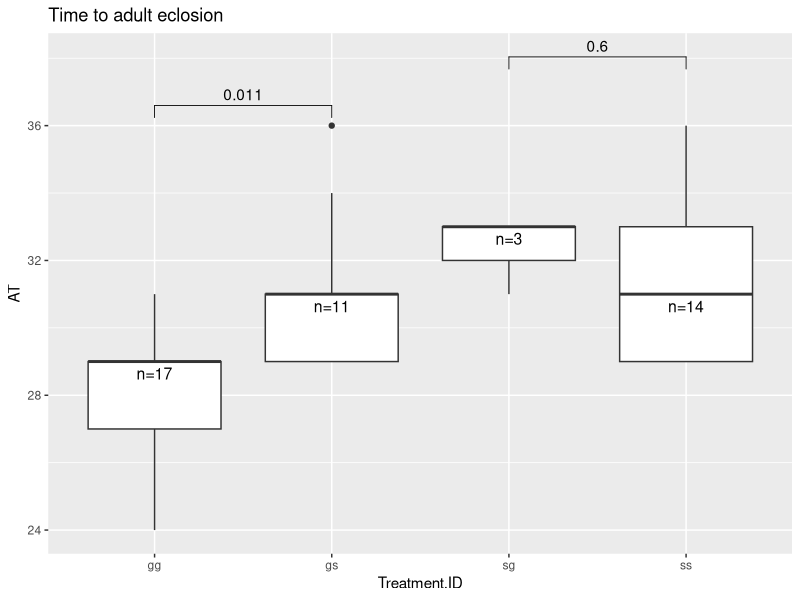
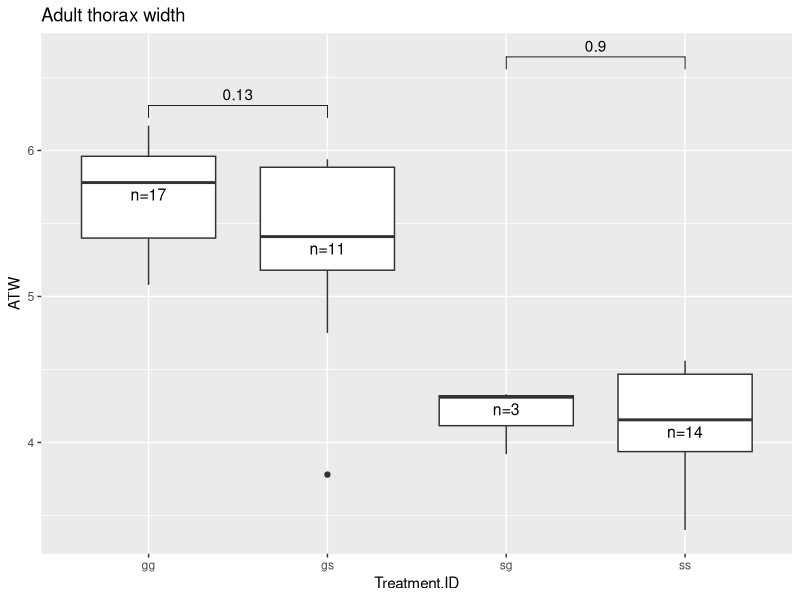
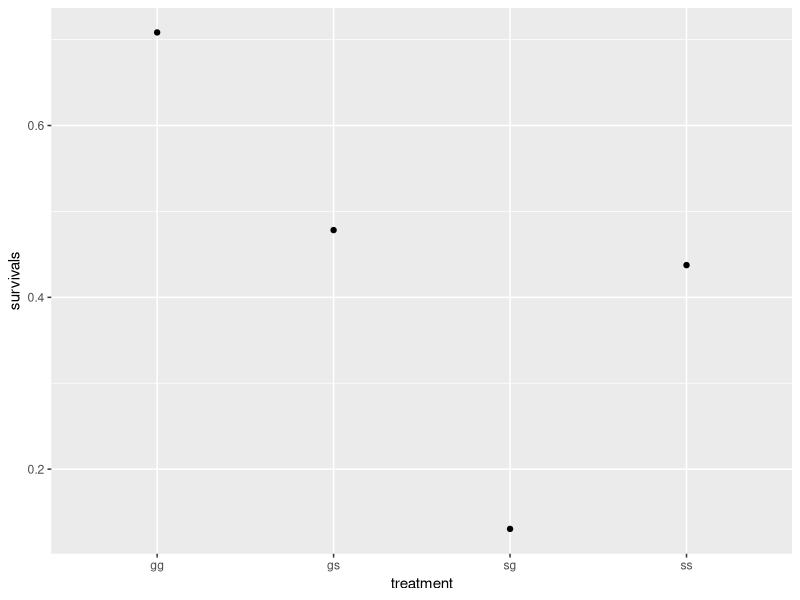
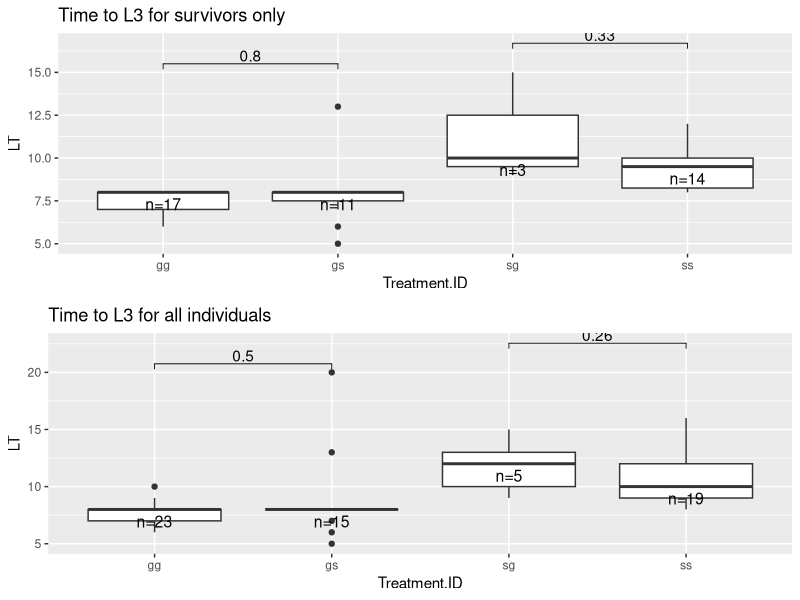
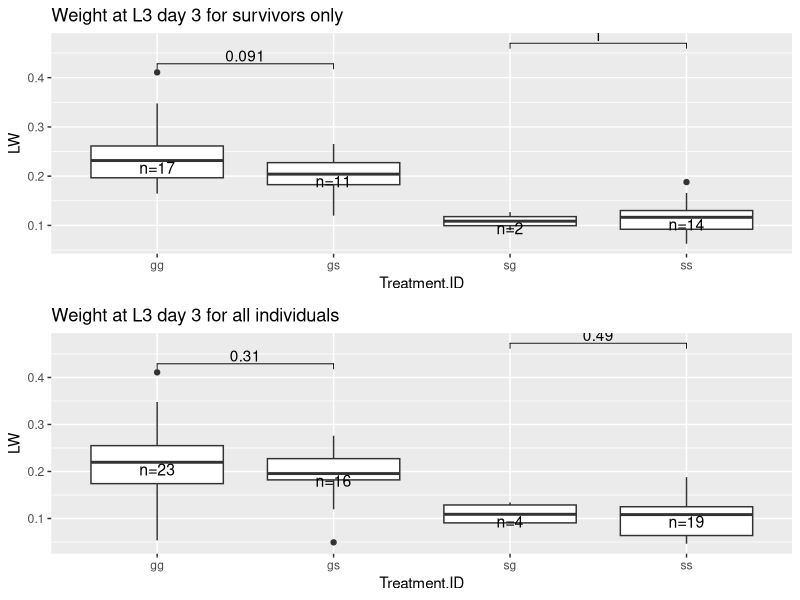
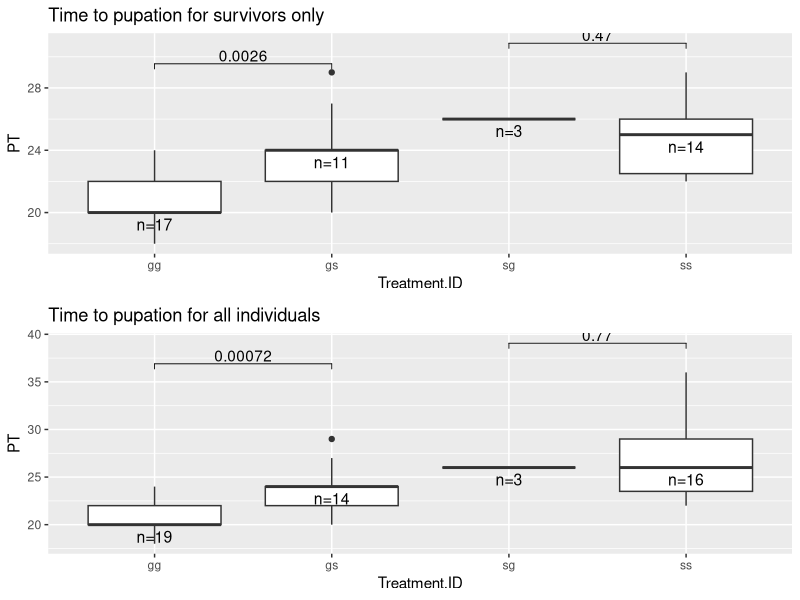
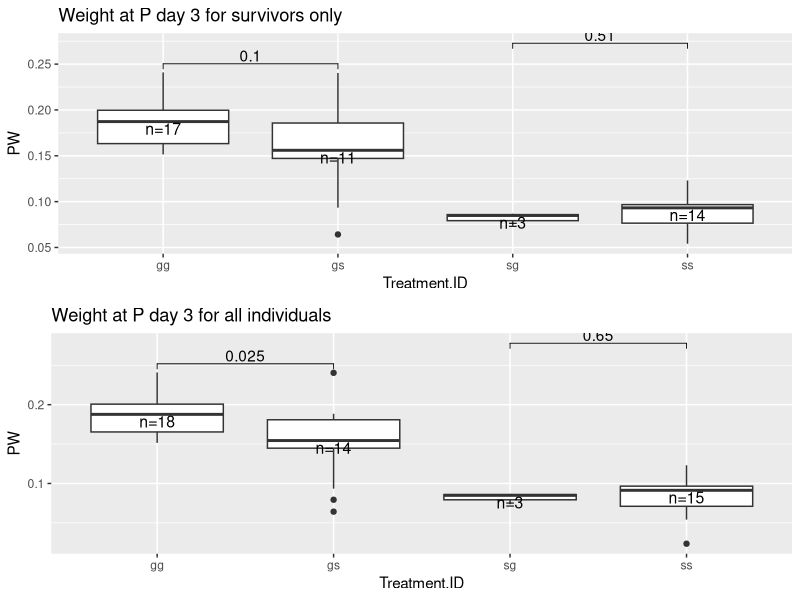

The R source for these figures, in order:
library(ggpubr)
library(gridExtra)

setwd("/media/Datas/Research/")

swap.orig <- read.csv("Microbiome swap data - Sheet1.csv")


treatments <- swap.orig$Treatment.ID

dead <- swap.orig[swap.orig$Dead. == "y",]
alive <- swap.orig[swap.orig$Dead. == "",]

alive$Treatment.ID <- as.factor(alive$Treatment.ID)
alive$LT <- as.numeric(alive$LT)


gg <- swap.orig[swap.orig$Treatment.ID == "gg",]

gs <- swap.orig[swap.orig$Treatment.ID == "gs",]

ss <- swap.orig[swap.orig$Treatment.ID == "ss",]

sg <- swap.orig[swap.orig$Treatment.ID == "sg",]


gg.survival <- (nrow(gg) - (sum(gg$Dead. == "y"))) / nrow(gg)

gs.survival <- (nrow(gs) - (sum(gs$Dead. == "y"))) / nrow(gs)

ss.survival <- (nrow(ss) - (sum(ss$Dead. == "y"))) / nrow(ss)

sg.survival <- (nrow(sg) - (sum(sg$Dead. == "y"))) / nrow(sg)

survivals <- c(gg.survival,gs.survival,ss.survival,sg.survival)
survivals <- as.data.frame(survivals)
survivals$treatment <- c("gg", "gs", "ss", "sg")
survivals



fun_length <- function(x){
  return(data.frame(y=median(x),label= paste0("n=", length(x))))
}


# Analyses done with "living" individuals only

a <- ggplot(alive, aes(x = Treatment.ID, y = LT)) + geom_boxplot() + stat_compare_means(method = "wilcox.test", comparisons = list(c("gg","gs"), c("sg","ss"))) +
  stat_summary(aes(x=factor(Treatment.ID)), position=position_dodge(.9), fun.data = fun_length,  geom = "text",
               vjust = +1.5, size = 4) + labs(title = "Time to L3 for survivors only")

c <- ggplot(alive, aes(x = Treatment.ID, y = LW)) + geom_boxplot() + stat_compare_means(method = "wilcox.test", comparisons = list(c("gg","gs"), c("sg","ss"))) +
  stat_summary(aes(x=factor(Treatment.ID)), position=position_dodge(.9), fun.data = fun_length,  geom = "text",
               vjust = +1.1, size = 4) + labs(title = "Weight at L3 day 3 for survivors only")

e <- ggplot(alive, aes(x = Treatment.ID, y = PT)) + geom_boxplot() + stat_compare_means(method = "wilcox.test", comparisons = list(c("gg","gs"), c("sg","ss"))) +
  stat_summary(aes(x=factor(Treatment.ID)), position=position_dodge(.9), fun.data = fun_length,  geom = "text",
               vjust = +1.5, size = 4) + labs(title = "Time to pupation for survivors only")

g <- ggplot(alive, aes(x = Treatment.ID, y = PW)) + geom_boxplot() + stat_compare_means(method = "wilcox.test", comparisons = list(c("gg","gs"), c("sg","ss"))) +
  stat_summary(aes(x=factor(Treatment.ID)), position=position_dodge(.9), fun.data = fun_length,  geom = "text",
               vjust = +1.1, size = 4) + labs(title = "Weight at P day 3 for survivors only")

ggplot(alive, aes(x = Treatment.ID, y = AT)) + geom_boxplot() + stat_compare_means(method = "wilcox.test", comparisons = list(c("gg","gs"), c("sg","ss"))) +
  stat_summary(aes(x=factor(Treatment.ID)), position=position_dodge(.9), fun.data = fun_length,  geom = "text",
               vjust = +1.5, size = 4) + labs(title = "Time to adult eclosion")

ggplot(alive, aes(x = Treatment.ID, y = ATW)) + geom_boxplot() + stat_compare_means(method = "wilcox.test", comparisons = list(c("gg","gs"), c("sg","ss"))) +
  stat_summary(aes(x=factor(Treatment.ID)), position=position_dodge(.9), fun.data = fun_length,  geom = "text",
               vjust = +1.5, size = 4) + labs(title = "Adult thorax width")

ggplot(survivals, aes(x = treatment, y = survivals)) + geom_point() 


# two-proportions z-test, tests for significance in difference between porpotions for two populations that are:
# independent, large enough (>=5) (sg?), randomly selected. 
ggvgs.surv <- prop.test(x = c((nrow(gg) - (sum(gg$Dead. == "y"))), (nrow(gs) - (sum(gs$Dead. == "y")))), n = c(nrow(gg), nrow(gs)))

ggvgs.surv

ssvsg.surv <- prop.test(x = c((nrow(ss) - (sum(ss$Dead. == "y"))), (nrow(sg) - (sum(sg$Dead. == "y")))), n = c(nrow(ss), nrow(sg)))

ssvsg.surv




# Analyses done with individuals who died before adulthood


b <- ggplot(swap.orig, aes(x = Treatment.ID, y = LT)) + geom_boxplot() + stat_compare_means(method = "wilcox.test", comparisons = list(c("gg","gs"), c("sg","ss"))) +
  stat_summary(aes(x=factor(Treatment.ID)), position=position_dodge(.9), fun.data = fun_length,  geom = "text",
               vjust = +1.5, size = 4) + labs(title = "Time to L3 for all individuals")

d <- ggplot(swap.orig, aes(x = Treatment.ID, y = LW)) + geom_boxplot() + stat_compare_means(method = "wilcox.test", comparisons = list(c("gg","gs"), c("sg","ss"))) +
  stat_summary(aes(x=factor(Treatment.ID)), position=position_dodge(.9), fun.data = fun_length,  geom = "text",
               vjust = +1.1, size = 4) + labs(title = "Weight at L3 day 3 for all individuals")

f <- ggplot(swap.orig, aes(x = Treatment.ID, y = PT)) + geom_boxplot() + stat_compare_means(method = "wilcox.test", comparisons = list(c("gg","gs"), c("sg","ss"))) +
  stat_summary(aes(x=factor(Treatment.ID)), position=position_dodge(.9), fun.data = fun_length,  geom = "text",
               vjust = +1.5, size = 4) + labs(title = "Time to pupation for all individuals")

h <- ggplot(swap.orig, aes(x = Treatment.ID, y = PW)) + geom_boxplot() + stat_compare_means(method = "wilcox.test", comparisons = list(c("gg","gs"), c("sg","ss"))) +
  stat_summary(aes(x=factor(Treatment.ID)), position=position_dodge(.9), fun.data = fun_length,  geom = "text",
               vjust = +1.1, size = 4) + labs(title = "Weight at P day 3 for all individuals")




grid.arrange(a,b)
grid.arrange(c,d)
grid.arrange(e,f)
grid.arrange(g,h)

